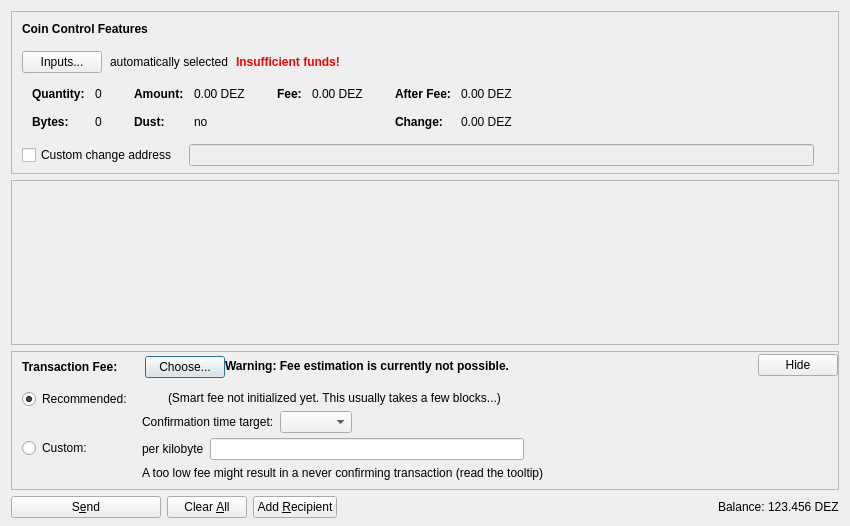
<?xml version="1.0" encoding="UTF-8"?>
<ui version="4.0">
 <class>SendCoinsDialog</class>
 <widget class="QDialog" name="SendCoinsDialog">
  <property name="geometry">
   <rect>
    <x>0</x>
    <y>0</y>
    <width>850</width>
    <height>526</height>
   </rect>
  </property>
  <property name="windowTitle">
   <string>Send Coins</string>
  </property>
  <layout class="QVBoxLayout" name="verticalLayout" stretch="0,1,0,0">
   <property name="bottomMargin">
    <number>8</number>
   </property>
   <item>
    <widget class="QFrame" name="frameCoinControl">
     <property name="sizePolicy">
      <sizepolicy hsizetype="Expanding" vsizetype="Expanding">
       <horstretch>0</horstretch>
       <verstretch>0</verstretch>
      </sizepolicy>
     </property>
     <property name="maximumSize">
      <size>
       <width>16777215</width>
       <height>16777215</height>
      </size>
     </property>
     <property name="frameShape">
      <enum>QFrame::StyledPanel</enum>
     </property>
     <property name="frameShadow">
      <enum>QFrame::Sunken</enum>
     </property>
     <layout class="QVBoxLayout" name="verticalLayoutCoinControl2">
      <property name="spacing">
       <number>0</number>
      </property>
      <property name="leftMargin">
       <number>0</number>
      </property>
      <property name="topMargin">
       <number>0</number>
      </property>
      <property name="rightMargin">
       <number>0</number>
      </property>
      <property name="bottomMargin">
       <number>6</number>
      </property>
      <item>
       <layout class="QVBoxLayout" name="verticalLayoutCoinControl" stretch="0,0,0,0,1">
        <property name="spacing">
         <number>0</number>
        </property>
        <property name="leftMargin">
         <number>10</number>
        </property>
        <property name="topMargin">
         <number>10</number>
        </property>
        <item>
         <layout class="QHBoxLayout" name="horizontalLayoutCoinControl1">
          <property name="bottomMargin">
           <number>15</number>
          </property>
          <item>
           <widget class="QLabel" name="labelCoinControlFeatures">
            <property name="sizePolicy">
             <sizepolicy hsizetype="Preferred" vsizetype="Maximum">
              <horstretch>0</horstretch>
              <verstretch>0</verstretch>
             </sizepolicy>
            </property>
            <property name="font">
             <font>
              <weight>75</weight>
              <bold>true</bold>
             </font>
            </property>
            <property name="styleSheet">
             <string notr="true">font-weight:bold;</string>
            </property>
            <property name="text">
             <string>Coin Control Features</string>
            </property>
           </widget>
          </item>
         </layout>
        </item>
        <item>
         <layout class="QHBoxLayout" name="horizontalLayoutCoinControl2" stretch="0,0,0,0">
          <property name="spacing">
           <number>8</number>
          </property>
          <property name="bottomMargin">
           <number>10</number>
          </property>
          <item>
           <widget class="QPushButton" name="pushButtonCoinControl">
            <property name="styleSheet">
             <string notr="true"/>
            </property>
            <property name="text">
             <string>Inputs...</string>
            </property>
            <property name="autoDefault">
             <bool>false</bool>
            </property>
           </widget>
          </item>
          <item>
           <widget class="QLabel" name="labelCoinControlAutomaticallySelected">
            <property name="text">
             <string>automatically selected</string>
            </property>
            <property name="margin">
             <number>5</number>
            </property>
           </widget>
          </item>
          <item>
           <widget class="QLabel" name="labelCoinControlInsuffFunds">
            <property name="font">
             <font>
              <weight>75</weight>
              <bold>true</bold>
             </font>
            </property>
            <property name="styleSheet">
             <string notr="true">color:red;font-weight:bold;</string>
            </property>
            <property name="text">
             <string>Insufficient funds!</string>
            </property>
            <property name="margin">
             <number>5</number>
            </property>
           </widget>
          </item>
          <item>
           <spacer name="horizontalSpacerCoinControl">
            <property name="orientation">
             <enum>Qt::Horizontal</enum>
            </property>
            <property name="sizeHint" stdset="0">
             <size>
              <width>40</width>
              <height>1</height>
             </size>
            </property>
           </spacer>
          </item>
         </layout>
        </item>
        <item>
         <widget class="QWidget" name="widgetCoinControl" native="true">
          <property name="sizePolicy">
           <sizepolicy hsizetype="Preferred" vsizetype="Preferred">
            <horstretch>0</horstretch>
            <verstretch>0</verstretch>
           </sizepolicy>
          </property>
          <property name="minimumSize">
           <size>
            <width>0</width>
            <height>0</height>
           </size>
          </property>
          <property name="styleSheet">
           <string notr="true"/>
          </property>
          <layout class="QHBoxLayout" name="horizontalLayoutCoinControl5">
           <property name="leftMargin">
            <number>0</number>
           </property>
           <property name="topMargin">
            <number>0</number>
           </property>
           <property name="rightMargin">
            <number>0</number>
           </property>
           <property name="bottomMargin">
            <number>0</number>
           </property>
           <item>
            <layout class="QHBoxLayout" name="horizontalLayoutCoinControl3" stretch="0,0,0,1">
             <property name="spacing">
              <number>20</number>
             </property>
             <property name="topMargin">
              <number>0</number>
             </property>
             <property name="bottomMargin">
              <number>10</number>
             </property>
             <item>
              <layout class="QFormLayout" name="formLayoutCoinControl1">
               <property name="horizontalSpacing">
                <number>10</number>
               </property>
               <property name="verticalSpacing">
                <number>14</number>
               </property>
               <property name="leftMargin">
                <number>10</number>
               </property>
               <property name="topMargin">
                <number>4</number>
               </property>
               <property name="rightMargin">
                <number>6</number>
               </property>
               <item row="0" column="0">
                <widget class="QLabel" name="labelCoinControlQuantityText">
                 <property name="font">
                  <font>
                   <weight>75</weight>
                   <bold>true</bold>
                  </font>
                 </property>
                 <property name="text">
                  <string>Quantity:</string>
                 </property>
                 <property name="margin">
                  <number>0</number>
                 </property>
                </widget>
               </item>
               <item row="0" column="1">
                <widget class="QLabel" name="labelCoinControlQuantity">
                 <property name="cursor">
                  <cursorShape>IBeamCursor</cursorShape>
                 </property>
                 <property name="contextMenuPolicy">
                  <enum>Qt::ActionsContextMenu</enum>
                 </property>
                 <property name="text">
                  <string notr="true">0</string>
                 </property>
                 <property name="margin">
                  <number>0</number>
                 </property>
                 <property name="textInteractionFlags">
                  <set>Qt::LinksAccessibleByMouse|Qt::TextSelectableByKeyboard|Qt::TextSelectableByMouse</set>
                 </property>
                </widget>
               </item>
               <item row="1" column="0">
                <widget class="QLabel" name="labelCoinControlBytesText">
                 <property name="font">
                  <font>
                   <weight>75</weight>
                   <bold>true</bold>
                  </font>
                 </property>
                 <property name="text">
                  <string>Bytes:</string>
                 </property>
                </widget>
               </item>
               <item row="1" column="1">
                <widget class="QLabel" name="labelCoinControlBytes">
                 <property name="cursor">
                  <cursorShape>IBeamCursor</cursorShape>
                 </property>
                 <property name="contextMenuPolicy">
                  <enum>Qt::ActionsContextMenu</enum>
                 </property>
                 <property name="text">
                  <string notr="true">0</string>
                 </property>
                 <property name="textInteractionFlags">
                  <set>Qt::LinksAccessibleByMouse|Qt::TextSelectableByKeyboard|Qt::TextSelectableByMouse</set>
                 </property>
                </widget>
               </item>
              </layout>
             </item>
             <item>
              <layout class="QFormLayout" name="formLayoutCoinControl2">
               <property name="horizontalSpacing">
                <number>10</number>
               </property>
               <property name="verticalSpacing">
                <number>14</number>
               </property>
               <property name="leftMargin">
                <number>6</number>
               </property>
               <property name="topMargin">
                <number>4</number>
               </property>
               <property name="rightMargin">
                <number>6</number>
               </property>
               <item row="0" column="0">
                <widget class="QLabel" name="labelCoinControlAmountText">
                 <property name="font">
                  <font>
                   <weight>75</weight>
                   <bold>true</bold>
                  </font>
                 </property>
                 <property name="text">
                  <string>Amount:</string>
                 </property>
                 <property name="margin">
                  <number>0</number>
                 </property>
                </widget>
               </item>
               <item row="0" column="1">
                <widget class="QLabel" name="labelCoinControlAmount">
                 <property name="cursor">
                  <cursorShape>IBeamCursor</cursorShape>
                 </property>
                 <property name="contextMenuPolicy">
                  <enum>Qt::ActionsContextMenu</enum>
                 </property>
                 <property name="text">
                  <string notr="true">0.00 DEZ</string>
                 </property>
                 <property name="textInteractionFlags">
                  <set>Qt::LinksAccessibleByMouse|Qt::TextSelectableByKeyboard|Qt::TextSelectableByMouse</set>
                 </property>
                </widget>
               </item>
               <item row="1" column="0">
                <widget class="QLabel" name="labelCoinControlLowOutputText">
                 <property name="font">
                  <font>
                   <weight>75</weight>
                   <bold>true</bold>
                  </font>
                 </property>
                 <property name="text">
                  <string>Dust:</string>
                 </property>
                </widget>
               </item>
               <item row="1" column="1">
                <widget class="QLabel" name="labelCoinControlLowOutput">
                 <property name="cursor">
                  <cursorShape>IBeamCursor</cursorShape>
                 </property>
                 <property name="contextMenuPolicy">
                  <enum>Qt::ActionsContextMenu</enum>
                 </property>
                 <property name="text">
                  <string notr="true">no</string>
                 </property>
                 <property name="textInteractionFlags">
                  <set>Qt::LinksAccessibleByMouse|Qt::TextSelectableByKeyboard|Qt::TextSelectableByMouse</set>
                 </property>
                </widget>
               </item>
              </layout>
             </item>
             <item>
              <layout class="QFormLayout" name="formLayoutCoinControl3">
               <property name="horizontalSpacing">
                <number>10</number>
               </property>
               <property name="verticalSpacing">
                <number>14</number>
               </property>
               <property name="leftMargin">
                <number>6</number>
               </property>
               <property name="topMargin">
                <number>4</number>
               </property>
               <property name="rightMargin">
                <number>6</number>
               </property>
               <item row="0" column="0">
                <widget class="QLabel" name="labelCoinControlFeeText">
                 <property name="font">
                  <font>
                   <weight>75</weight>
                   <bold>true</bold>
                  </font>
                 </property>
                 <property name="text">
                  <string>Fee:</string>
                 </property>
                 <property name="margin">
                  <number>0</number>
                 </property>
                </widget>
               </item>
               <item row="0" column="1">
                <widget class="QLabel" name="labelCoinControlFee">
                 <property name="cursor">
                  <cursorShape>IBeamCursor</cursorShape>
                 </property>
                 <property name="contextMenuPolicy">
                  <enum>Qt::ActionsContextMenu</enum>
                 </property>
                 <property name="text">
                  <string notr="true">0.00 DEZ</string>
                 </property>
                 <property name="textInteractionFlags">
                  <set>Qt::LinksAccessibleByMouse|Qt::TextSelectableByKeyboard|Qt::TextSelectableByMouse</set>
                 </property>
                </widget>
               </item>
              </layout>
             </item>
             <item>
              <layout class="QFormLayout" name="formLayoutCoinControl4">
               <property name="horizontalSpacing">
                <number>10</number>
               </property>
               <property name="verticalSpacing">
                <number>14</number>
               </property>
               <property name="leftMargin">
                <number>6</number>
               </property>
               <property name="topMargin">
                <number>4</number>
               </property>
               <property name="rightMargin">
                <number>6</number>
               </property>
               <item row="0" column="0">
                <widget class="QLabel" name="labelCoinControlAfterFeeText">
                 <property name="font">
                  <font>
                   <weight>75</weight>
                   <bold>true</bold>
                  </font>
                 </property>
                 <property name="text">
                  <string>After Fee:</string>
                 </property>
                 <property name="margin">
                  <number>0</number>
                 </property>
                </widget>
               </item>
               <item row="0" column="1">
                <widget class="QLabel" name="labelCoinControlAfterFee">
                 <property name="cursor">
                  <cursorShape>IBeamCursor</cursorShape>
                 </property>
                 <property name="contextMenuPolicy">
                  <enum>Qt::ActionsContextMenu</enum>
                 </property>
                 <property name="text">
                  <string notr="true">0.00 DEZ</string>
                 </property>
                 <property name="textInteractionFlags">
                  <set>Qt::LinksAccessibleByMouse|Qt::TextSelectableByKeyboard|Qt::TextSelectableByMouse</set>
                 </property>
                </widget>
               </item>
               <item row="1" column="0">
                <widget class="QLabel" name="labelCoinControlChangeText">
                 <property name="font">
                  <font>
                   <weight>75</weight>
                   <bold>true</bold>
                  </font>
                 </property>
                 <property name="text">
                  <string>Change:</string>
                 </property>
                </widget>
               </item>
               <item row="1" column="1">
                <widget class="QLabel" name="labelCoinControlChange">
                 <property name="cursor">
                  <cursorShape>IBeamCursor</cursorShape>
                 </property>
                 <property name="contextMenuPolicy">
                  <enum>Qt::ActionsContextMenu</enum>
                 </property>
                 <property name="text">
                  <string notr="true">0.00 DEZ</string>
                 </property>
                 <property name="textInteractionFlags">
                  <set>Qt::LinksAccessibleByMouse|Qt::TextSelectableByKeyboard|Qt::TextSelectableByMouse</set>
                 </property>
                </widget>
               </item>
              </layout>
             </item>
            </layout>
           </item>
          </layout>
         </widget>
        </item>
        <item>
         <layout class="QHBoxLayout" name="horizontalLayoutCoinControl4" stretch="0,0,0">
          <property name="spacing">
           <number>12</number>
          </property>
          <property name="sizeConstraint">
           <enum>QLayout::SetDefaultConstraint</enum>
          </property>
          <property name="topMargin">
           <number>5</number>
          </property>
          <property name="rightMargin">
           <number>5</number>
          </property>
          <item>
           <widget class="QCheckBox" name="checkBoxCoinControlChange">
            <property name="toolTip">
             <string>If this is activated, but the change address is empty or invalid, change will be sent to a newly generated address.</string>
            </property>
            <property name="text">
             <string>Custom change address</string>
            </property>
           </widget>
          </item>
          <item>
           <widget class="QValidatedLineEdit" name="lineEditCoinControlChange">
            <property name="enabled">
             <bool>false</bool>
            </property>
            <property name="sizePolicy">
             <sizepolicy hsizetype="Expanding" vsizetype="Fixed">
              <horstretch>0</horstretch>
              <verstretch>0</verstretch>
             </sizepolicy>
            </property>
           </widget>
          </item>
          <item>
           <widget class="QLabel" name="labelCoinControlChangeLabel">
            <property name="sizePolicy">
             <sizepolicy hsizetype="Preferred" vsizetype="Expanding">
              <horstretch>0</horstretch>
              <verstretch>0</verstretch>
             </sizepolicy>
            </property>
            <property name="minimumSize">
             <size>
              <width>0</width>
              <height>0</height>
             </size>
            </property>
            <property name="text">
             <string/>
            </property>
            <property name="margin">
             <number>3</number>
            </property>
           </widget>
          </item>
         </layout>
        </item>
        <item>
         <spacer name="verticalSpacerCoinControl">
          <property name="orientation">
           <enum>Qt::Vertical</enum>
          </property>
          <property name="sizeHint" stdset="0">
           <size>
            <width>800</width>
            <height>1</height>
           </size>
          </property>
         </spacer>
        </item>
       </layout>
      </item>
     </layout>
    </widget>
   </item>
   <item>
    <widget class="QScrollArea" name="scrollArea">
     <property name="widgetResizable">
      <bool>true</bool>
     </property>
     <widget class="QWidget" name="scrollAreaWidgetContents">
      <property name="geometry">
       <rect>
        <x>0</x>
        <y>0</y>
        <width>830</width>
        <height>104</height>
       </rect>
      </property>
      <layout class="QVBoxLayout" name="verticalLayout_2" stretch="0,1">
       <property name="leftMargin">
        <number>0</number>
       </property>
       <property name="topMargin">
        <number>0</number>
       </property>
       <property name="rightMargin">
        <number>0</number>
       </property>
       <property name="bottomMargin">
        <number>0</number>
       </property>
       <item>
        <layout class="QVBoxLayout" name="entries">
         <property name="spacing">
          <number>6</number>
         </property>
        </layout>
       </item>
       <item>
        <spacer name="verticalSpacer">
         <property name="orientation">
          <enum>Qt::Vertical</enum>
         </property>
         <property name="sizeHint" stdset="0">
          <size>
           <width>20</width>
           <height>40</height>
          </size>
         </property>
        </spacer>
       </item>
      </layout>
     </widget>
    </widget>
   </item>
   <item>
    <widget class="QFrame" name="frameFee">
     <property name="sizePolicy">
      <sizepolicy hsizetype="Expanding" vsizetype="Expanding">
       <horstretch>0</horstretch>
       <verstretch>0</verstretch>
      </sizepolicy>
     </property>
     <property name="maximumSize">
      <size>
       <width>16777215</width>
       <height>16777215</height>
      </size>
     </property>
     <property name="frameShape">
      <enum>QFrame::StyledPanel</enum>
     </property>
     <property name="frameShadow">
      <enum>QFrame::Sunken</enum>
     </property>
     <layout class="QVBoxLayout" name="verticalLayoutFee1">
      <property name="spacing">
       <number>0</number>
      </property>
      <property name="leftMargin">
       <number>0</number>
      </property>
      <property name="topMargin">
       <number>0</number>
      </property>
      <property name="rightMargin">
       <number>0</number>
      </property>
      <property name="bottomMargin">
       <number>0</number>
      </property>
      <item>
       <layout class="QVBoxLayout" name="verticalLayoutFee2" stretch="0,0,0">
        <property name="spacing">
         <number>0</number>
        </property>
        <property name="leftMargin">
         <number>10</number>
        </property>
        <property name="topMargin">
         <number>0</number>
        </property>
        <item>
         <layout class="QHBoxLayout" name="horizontalLayoutFee1">
          <property name="bottomMargin">
           <number>0</number>
          </property>
          <item>
           <layout class="QVBoxLayout" name="verticalLayoutFee7">
            <property name="spacing">
             <number>0</number>
            </property>
            <item>
             <spacer name="verticalSpacerSmartFee">
              <property name="orientation">
               <enum>Qt::Vertical</enum>
              </property>
              <property name="sizeType">
               <enum>QSizePolicy::Fixed</enum>
              </property>
              <property name="sizeHint" stdset="0">
               <size>
                <width>1</width>
                <height>4</height>
               </size>
              </property>
             </spacer>
            </item>
            <item>
             <layout class="QHBoxLayout" name="horizontalLayoutSmartFee">
              <property name="spacing">
               <number>10</number>
              </property>
              <item>
               <widget class="QLabel" name="labelFeeHeadline">
                <property name="sizePolicy">
                 <sizepolicy hsizetype="Preferred" vsizetype="Maximum">
                  <horstretch>0</horstretch>
                  <verstretch>0</verstretch>
                 </sizepolicy>
                </property>
                <property name="font">
                 <font>
                  <weight>75</weight>
                  <bold>true</bold>
                 </font>
                </property>
                <property name="styleSheet">
                 <string notr="true">font-weight:bold;</string>
                </property>
                <property name="text">
                 <string>Transaction Fee:</string>
                </property>
               </widget>
              </item>
              <item>
               <widget class="QLabel" name="labelFeeMinimized">
                <property name="text">
                 <string/>
                </property>
               </widget>
              </item>
              <item>
               <widget class="QPushButton" name="buttonChooseFee">
                <property name="text">
                 <string>Choose...</string>
                </property>
               </widget>
              </item>
             </layout>
            </item>
            <item>
             <spacer name="verticalSpacer_5">
              <property name="orientation">
               <enum>Qt::Vertical</enum>
              </property>
              <property name="sizeHint" stdset="0">
               <size>
                <width>1</width>
                <height>1</height>
               </size>
              </property>
             </spacer>
            </item>
           </layout>
          </item>
          <item>
           <widget class="QLabel" name="fallbackFeeWarningLabel">
            <property name="toolTip">
             <string>Using the fallbackfee can result in sending a transaction that will take several hours or days (or never) to confirm. Consider choosing your fee manually or wait until you have validated the complete chain.</string>
            </property>
            <property name="font">
            <font>
                <weight>75</weight>
                <bold>true</bold>
            </font>
            </property>
            <property name="text">
             <string>Warning: Fee estimation is currently not possible.</string>
            </property>
            <property name="wordWrap">
             <bool>false</bool>
            </property>
           </widget>
          </item>
          <item>
           <spacer name="horizontalSpacer_4">
            <property name="orientation">
             <enum>Qt::Horizontal</enum>
            </property>
            <property name="sizeType">
             <enum>QSizePolicy::MinimumExpanding</enum>
            </property>
            <property name="sizeHint" stdset="0">
             <size>
              <width>40</width>
              <height>20</height>
             </size>
            </property>
           </spacer>
          </item>
          <item>
           <widget class="QPushButton" name="buttonMinimizeFee">
            <property name="toolTip">
             <string>collapse fee-settings</string>
            </property>
            <property name="text">
             <string>Hide</string>
            </property>
           </widget>
          </item>
         </layout>
        </item>
        <item>
         <widget class="QFrame" name="frameFeeSelection">
          <layout class="QVBoxLayout" name="verticalLayoutFee12">
           <property name="spacing">
            <number>0</number>
           </property>
           <property name="leftMargin">
            <number>0</number>
           </property>
           <property name="topMargin">
            <number>0</number>
           </property>
           <property name="rightMargin">
            <number>0</number>
           </property>
           <property name="bottomMargin">
            <number>0</number>
           </property>
           <item>
            <layout class="QGridLayout" name="gridLayoutFee">
             <property name="topMargin">
              <number>10</number>
             </property>
             <property name="bottomMargin">
              <number>4</number>
             </property>
             <property name="horizontalSpacing">
              <number>10</number>
             </property>
             <property name="verticalSpacing">
              <number>4</number>
             </property>
             <item row="1" column="1">
              <layout class="QVBoxLayout" name="verticalLayoutFee8">
               <property name="spacing">
                <number>6</number>
               </property>
               <item>
                <layout class="QHBoxLayout" name="horizontalLayoutFee13">
                 <item>
                  <widget class="QLabel" name="labelCustomPerKilobyte">
                   <property name="toolTip">
                    <string>Specify a custom fee per kB (1,000 bytes) of the transaction's virtual size.

Note:  Since the fee is calculated on a per-byte basis, a fee of "100 satoshis per kB" for a transaction size of 500 bytes (half of 1 kB) would ultimately yield a fee of only 50 satoshis.</string>
                   </property>
                   <property name="text">
                    <string>per kilobyte</string>
                   </property>
                  </widget>
                 </item>
                 <item>
                  <widget class="BitcoinAmountField" name="customFee"/>
                 </item>
                 <item>
                  <spacer name="horizontalSpacer_6">
                   <property name="orientation">
                    <enum>Qt::Horizontal</enum>
                   </property>
                   <property name="sizeHint" stdset="0">
                    <size>
                     <width>1</width>
                     <height>1</height>
                    </size>
                   </property>
                  </spacer>
                 </item>
                </layout>
               </item>
               <item>
                <layout class="QHBoxLayout" name="horizontalLayoutFee8">
                 <item>
                  <widget class="QLabel" name="labelCustomFeeWarning">
                   <property name="enabled">
                    <bool>true</bool>
                   </property>
                   <property name="toolTip">
                    <string>When there is less transaction volume than space in the blocks, miners as well as relaying nodes may enforce a minimum fee. Paying only this minimum fee is just fine, but be aware that this can result in a never confirming transaction once there is more demand for dezcoin transactions than the network can process.</string>
                   </property>
                   <property name="text">
                    <string>A too low fee might result in a never confirming transaction (read the tooltip)</string>
                   </property>
                  </widget>
                 </item>
                 <item>
                  <spacer name="horizontalSpacer_2">
                   <property name="orientation">
                    <enum>Qt::Horizontal</enum>
                   </property>
                   <property name="sizeHint" stdset="0">
                    <size>
                     <width>1</width>
                     <height>1</height>
                    </size>
                   </property>
                  </spacer>
                 </item>
                </layout>
               </item>
              </layout>
             </item>
             <item row="0" column="0">
              <layout class="QVBoxLayout" name="verticalLayoutFee4" stretch="0,1">
               <item>
                <widget class="QRadioButton" name="radioSmartFee">
                 <property name="text">
                  <string>Recommended:</string>
                 </property>
                 <property name="checked">
                  <bool>true</bool>
                 </property>
                 <attribute name="buttonGroup">
                  <string notr="true">groupFee</string>
                 </attribute>
                </widget>
               </item>
               <item>
                <spacer name="verticalSpacer_2">
                 <property name="orientation">
                  <enum>Qt::Vertical</enum>
                 </property>
                 <property name="sizeHint" stdset="0">
                  <size>
                   <width>1</width>
                   <height>1</height>
                  </size>
                 </property>
                </spacer>
               </item>
              </layout>
             </item>
             <item row="1" column="0">
              <layout class="QVBoxLayout" name="verticalLayoutFee9" stretch="0,1">
               <item>
                <widget class="QRadioButton" name="radioCustomFee">
                 <property name="text">
                  <string>Custom:</string>
                 </property>
                 <attribute name="buttonGroup">
                  <string notr="true">groupFee</string>
                 </attribute>
                </widget>
               </item>
               <item>
                <spacer name="verticalSpacer_6">
                 <property name="orientation">
                  <enum>Qt::Vertical</enum>
                 </property>
                 <property name="sizeHint" stdset="0">
                  <size>
                   <width>1</width>
                   <height>1</height>
                  </size>
                 </property>
                </spacer>
               </item>
              </layout>
             </item>
             <item row="0" column="1">
              <layout class="QVBoxLayout" name="verticalLayoutFee3" stretch="0,0,1">
               <property name="spacing">
                <number>6</number>
               </property>
               <property name="topMargin">
                <number>2</number>
               </property>
               <item>
                <layout class="QHBoxLayout" name="horizontalLayoutFee12">
                 <item>
                  <widget class="QLabel" name="labelSmartFee">
                   <property name="text">
                    <string/>
                   </property>
                  </widget>
                 </item>
                 <item>
                  <widget class="QLabel" name="labelFeeEstimation">
                   <property name="text">
                    <string/>
                   </property>
                  </widget>
                 </item>
                 <item>
                  <widget class="QLabel" name="labelSmartFee2">
                   <property name="text">
                    <string>(Smart fee not initialized yet. This usually takes a few blocks...)</string>
                   </property>
                  </widget>
                 </item>
                 <item>
                  <spacer name="horizontalSpacer_5">
                   <property name="orientation">
                    <enum>Qt::Horizontal</enum>
                   </property>
                   <property name="sizeHint" stdset="0">
                    <size>
                     <width>1</width>
                     <height>1</height>
                    </size>
                   </property>
                  </spacer>
                 </item>
                </layout>
               </item>
               <item>
                <layout class="QHBoxLayout" name="horizontalLayoutFee9">
                 <item>
                  <layout class="QVBoxLayout" name="verticalLayoutFee6">
                   <item>
                    <widget class="QLabel" name="labelSmartFee3">
                     <property name="text">
                      <string>Confirmation time target:</string>
                     </property>
                    </widget>
                   </item>
                  </layout>
                 </item>
                 <item>
                  <layout class="QVBoxLayout" name="verticalLayoutFee5">
                   <property name="rightMargin">
                    <number>30</number>
                   </property>
                   <item>
                    <layout class="QHBoxLayout" name="horizontalLayoutConfTarget">
                     <property name="bottomMargin">
                      <number>0</number>
                     </property>
                     <item>
                      <widget class="QComboBox" name="confTargetSelector"/>
                     </item>
                     <item>
                      <spacer name="horizontalSpacerConfTarget">
                       <property name="orientation">
                        <enum>Qt::Horizontal</enum>
                       </property>
                       <property name="sizeHint" stdset="0">
                        <size>
                         <width>40</width>
                         <height>20</height>
                        </size>
                       </property>
                      </spacer>
                     </item>
                    </layout>
                   </item>
                  </layout>
                 </item>
                </layout>
               </item>
               <item>
                <spacer name="verticalSpacer_4">
                 <property name="orientation">
                  <enum>Qt::Vertical</enum>
                 </property>
                 <property name="sizeHint" stdset="0">
                  <size>
                   <width>1</width>
                   <height>1</height>
                  </size>
                 </property>
                </spacer>
               </item>
              </layout>
             </item>
            </layout>
           </item>
          </layout>
         </widget>
        </item>
        <item>
         <spacer name="verticalSpacerFee">
          <property name="orientation">
           <enum>Qt::Vertical</enum>
          </property>
          <property name="sizeHint" stdset="0">
           <size>
            <width>40</width>
            <height>5</height>
           </size>
          </property>
         </spacer>
        </item>
       </layout>
      </item>
     </layout>
    </widget>
   </item>
   <item>
    <layout class="QHBoxLayout" name="horizontalLayout">
     <item>
      <widget class="QPushButton" name="sendButton">
       <property name="minimumSize">
        <size>
         <width>150</width>
         <height>0</height>
        </size>
       </property>
       <property name="toolTip">
        <string>Confirm the send action</string>
       </property>
       <property name="text">
        <string>S&amp;end</string>
       </property>
       <property name="icon">
        <iconset resource="../bitcoin.qrc">
         <normaloff>:/icons/send</normaloff>:/icons/send</iconset>
       </property>
       <property name="autoDefault">
        <bool>false</bool>
       </property>
       <property name="default">
        <bool>false</bool>
       </property>
      </widget>
     </item>
     <item>
      <widget class="QPushButton" name="clearButton">
       <property name="sizePolicy">
        <sizepolicy hsizetype="Minimum" vsizetype="Fixed">
         <horstretch>0</horstretch>
         <verstretch>0</verstretch>
        </sizepolicy>
       </property>
       <property name="toolTip">
        <string>Clear all fields of the form.</string>
       </property>
       <property name="text">
        <string>Clear &amp;All</string>
       </property>
       <property name="icon">
        <iconset resource="../bitcoin.qrc">
         <normaloff>:/icons/remove</normaloff>:/icons/remove</iconset>
       </property>
       <property name="autoDefault">
        <bool>false</bool>
       </property>
      </widget>
     </item>
     <item>
      <widget class="QPushButton" name="addButton">
       <property name="toolTip">
        <string>Send to multiple recipients at once</string>
       </property>
       <property name="text">
        <string>Add &amp;Recipient</string>
       </property>
       <property name="icon">
        <iconset resource="../bitcoin.qrc">
         <normaloff>:/icons/add</normaloff>:/icons/add</iconset>
       </property>
       <property name="autoDefault">
        <bool>false</bool>
       </property>
      </widget>
     </item>
     <item>
      <spacer name="horizontalSpacer">
       <property name="orientation">
        <enum>Qt::Horizontal</enum>
       </property>
       <property name="sizeHint" stdset="0">
        <size>
         <width>40</width>
         <height>20</height>
        </size>
       </property>
      </spacer>
     </item>
     <item>
      <layout class="QHBoxLayout" name="horizontalLayout_2">
       <property name="spacing">
        <number>3</number>
       </property>
       <item>
        <widget class="QLabel" name="label">
         <property name="sizePolicy">
          <sizepolicy hsizetype="Preferred" vsizetype="Fixed">
           <horstretch>0</horstretch>
           <verstretch>0</verstretch>
          </sizepolicy>
         </property>
         <property name="text">
          <string>Balance:</string>
         </property>
        </widget>
       </item>
       <item>
        <widget class="QLabel" name="labelBalance">
         <property name="sizePolicy">
          <sizepolicy hsizetype="Preferred" vsizetype="Fixed">
           <horstretch>0</horstretch>
           <verstretch>0</verstretch>
          </sizepolicy>
         </property>
         <property name="cursor">
          <cursorShape>IBeamCursor</cursorShape>
         </property>
         <property name="text">
          <string notr="true">123.456 DEZ</string>
         </property>
         <property name="textInteractionFlags">
          <set>Qt::LinksAccessibleByMouse|Qt::TextSelectableByKeyboard|Qt::TextSelectableByMouse</set>
         </property>
        </widget>
       </item>
      </layout>
     </item>
    </layout>
   </item>
  </layout>
 </widget>
 <customwidgets>
  <customwidget>
   <class>QValidatedLineEdit</class>
   <extends>QLineEdit</extends>
   <header>qt/qvalidatedlineedit.h</header>
  </customwidget>
  <customwidget>
   <class>BitcoinAmountField</class>
   <extends>QLineEdit</extends>
   <header>qt/bitcoinamountfield.h</header>
   <container>1</container>
  </customwidget>
 </customwidgets>
 <resources>
  <include location="../bitcoin.qrc"/>
 </resources>
 <connections/>
 <buttongroups>
  <buttongroup name="groupFee"/>
 </buttongroups>
</ui>
